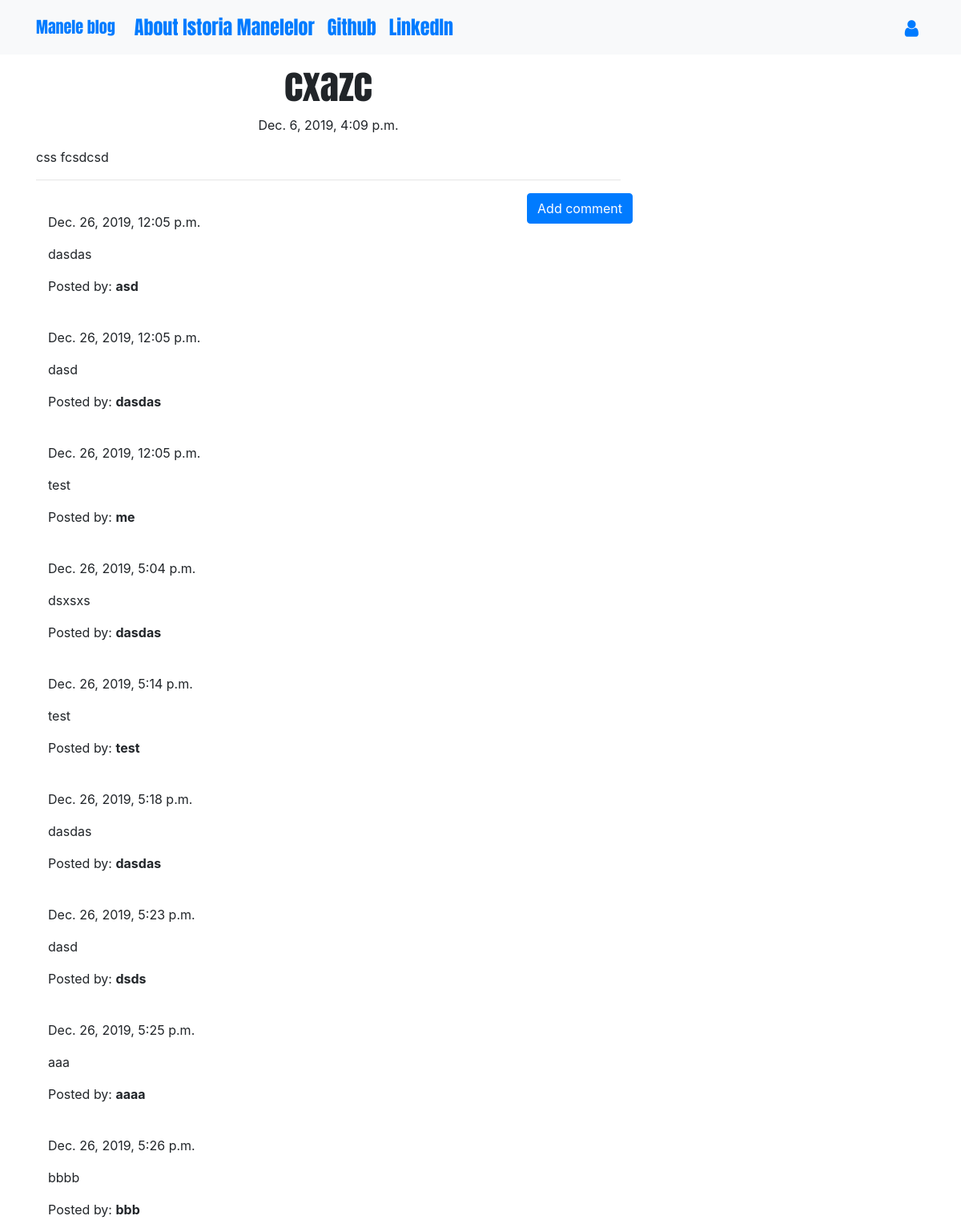
The app's page /post/17 with its own data.
### blog/models.py (models this page shows, shortened)
class Post(models.Model):
    author = models.ForeignKey('auth.User',on_delete=models.CASCADE)  # FK spre modelul auth.User (autentificarea userilor in admin)
    title = models.CharField(max_length=200)                          # FK-ul este cel ce  umple capul Author cu valori selectabile la crearea unui nou post
    text = models.TextField()
    created_date = models.DateTimeField(default=timezone.now)
    published_date = models.DateTimeField(blank=True, null=True)

class Comment(models.Model):
    post = models.ForeignKey('blog.Post', related_name='comments',on_delete=models.CASCADE)  # related_name -- vezi mai sus! Fk catre POst (din ce vad in admin se duce la titlu)
    author = models.CharField(max_length=200)
    text = models.TextField()
    created_date = models.DateTimeField(default=timezone.now)
    approved_comment = models.BooleanField(default=False)

### blog/views.py (the view)
# urls.py: path('post/<int:pk>', views.PostDetailView.as_view(), name='post_detail'),
class PostDetailView(DetailView):                # Template default suffix is _detail.
    model = Post

### blog/templates/blog/post_detail.html (shortened to what this page needs)
{% extends 'blog/base.html' %}
{% block content %}
        <h1 class='posttitle'>{{ post.title }}</h1>
        {% if post.published_date %}
            <div class="date postdate">
                {{ post.published_date }}
            </div>
         {% endif %}
      <p class='postcontent' >{{ post.text|safe|linebreaksbr }}</p>
  <hr>
  <a class="btn btn-primary btn-comment" href="{% url 'add_comment_to_post' pk=post.pk %}">Add comment</a>
  <div class="container">
  {% for commentvar in post.comments.all %}
  <br>
      {% if user.is_authenticated or commentvar.approved_comment %}
              {{ commentvar.created_date }}
          <p>{{ commentvar.text|safe|linebreaks }}</p>
          <p>Posted by: <strong>{{ commentvar.author }}</strong></p>
      {% endif %}
  {% empty %}
      <p>No comments posted.</p>
  {% endfor %}
</div>
{% endblock %}

### blog/static/css/blog.css (style rules this page uses)
.postdate { text-align: center; }
.posttitle { font-family: 'Anton', sans-serif; font-size: 3em; text-align: center; }
.postcontent { font-family: 'Anton'; font-size: 1.5em; }
.btn-comment { position: absolute; right: 0px; }
.loader { filter:hue-rotate(0deg); color: linear-gradient(45deg,#0f8,#08f); animation:hue 5000ms infinite linear; }

### records on screen
Post: title "cxazc", published_date "Dec. 6, 2019, 4:09 p.m.", text "css fcsdcsd"
Comment: created_date "Dec. 26, 2019, 12:05 p.m.", text "dasdas", author "asd"
Comment: created_date "Dec. 26, 2019, 12:05 p.m.", text "dasd", author "dasdas"
Comment: created_date "Dec. 26, 2019, 12:05 p.m.", text "test", author "me"
Comment: created_date "Dec. 26, 2019, 5:04 p.m.", text "dsxsxs", author "dasdas"
Comment: created_date "Dec. 26, 2019, 5:14 p.m.", text "test", author "test"
Comment: created_date "Dec. 26, 2019, 5:18 p.m.", text "dasdas", author "dasdas"
Comment: created_date "Dec. 26, 2019, 5:23 p.m.", text "dasd", author "dsds"
Comment: created_date "Dec. 26, 2019, 5:25 p.m.", text "aaa", author "aaaa"
Comment: created_date "Dec. 26, 2019, 5:26 p.m.", text "bbbb", author "bbb"
